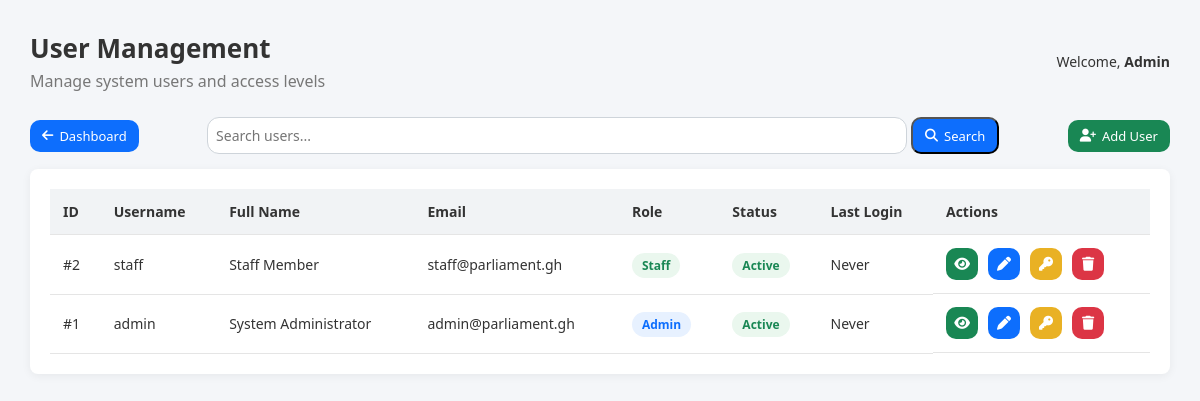
/admin/users.php, run on the app's committed database.
### tables this page shows
CREATE TABLE IF NOT EXISTS users (
    id INT AUTO_INCREMENT PRIMARY KEY,
    username VARCHAR(50) UNIQUE NOT NULL,
    password VARCHAR(255) NOT NULL,
    full_name VARCHAR(100) NOT NULL,
    email VARCHAR(100) UNIQUE NOT NULL,
    role ENUM('admin', 'staff') NOT NULL DEFAULT 'staff',
    status ENUM('active', 'inactive') NOT NULL DEFAULT 'active',
    created_at TIMESTAMP DEFAULT CURRENT_TIMESTAMP,
    updated_at TIMESTAMP DEFAULT CURRENT_TIMESTAMP ON UPDATE CURRENT_TIMESTAMP,
    last_login TIMESTAMP NULL
);

### admin/users.php (the view, shortened to what this page needs)
<?php
$db = new Database();
$conn = $db->getConnection();
$search = trim($_GET['search'] ?? '');
$sql = "SELECT id, username, full_name, email, role, status, created_at, updated_at, last_login
        FROM users";
$sql .= " ORDER BY id DESC";
$stmt = $conn->prepare($sql);
$stmt->execute();
$result = $stmt->get_result();
?>
<!DOCTYPE html>
<html lang="en">
<head>
    <link rel="stylesheet" href="https://cdnjs.cloudflare.com/ajax/libs/font-awesome/6.5.1/css/all.min.css">
    <link rel="stylesheet" href="../css/users.css">
</head>
<body>
    <div class="page-container">
        <div class="page-header">
            <div>
                <h1>User Management</h1>
                <p>Manage system users and access levels</p>
            </div>
            <span class="welcome-text">
                Welcome, <strong><?php echo htmlspecialchars($_SESSION["admin_username"] ?? "Admin"); ?></strong>
            </span>
        </div>
        <div class="table-toolbar">
            <a href="dashboard.php" class="btn btn-secondary">
                <i class="fa fa-arrow-left"></i>Dashboard
            </a>
            <form method="GET" class="search-form">
                <input type="text" name="search" placeholder="Search users..." autocomplete="off"
                    value="<?php echo htmlspecialchars($search); ?>">
                <button type="submit" class="btn btn-edit">
                    <i class="fa fa-search"></i> Search
                </button>
            </form>
            <a href="add_user.php" class="btn btn-add" onclick="openAddUserModal()">
                <i class="fa fa-user-plus"></i> Add User
            </a>
        </div>
        <div class="card">
            <table class="data-table">
                <thead>
                    <tr>
                        <th>ID</th>
                        <th>Username</th>
                        <th>Full Name</th>
                        <th>Email</th>
                        <th>Role</th>
                        <th>Status</th>
                        <th>Last Login</th>
                        <th>Actions</th>
                    </tr>
                </thead>
                <tbody>
                    <?php if (mysqli_num_rows($result) > 0): ?>
                        <?php while ($row = mysqli_fetch_assoc($result)): ?>
                            <tr>
                                <td>#<?php echo $row["id"]; ?></td>
                                <td><?php echo htmlspecialchars($row["username"]); ?></td>
                                <td><?php echo htmlspecialchars($row["full_name"]); ?></td>
                                <td><?php echo htmlspecialchars($row["email"]); ?></td>
                                <td>
                                    <span class="badge role-<?php echo strtolower($row["role"]); ?>">
                                        <?php echo ucfirst($row["role"]); ?>
                                    </span>
                                </td>
                                <td>
                                    <span class="badge status-<?php echo strtolower($row["status"]); ?>">
                                        <?php echo ucfirst($row["status"]); ?>
                                    </span>
                                </td>
                                <td>
                                    <?php echo $row["last_login"]
                                        ? date("M d, Y H:i", strtotime($row["last_login"]))
                                        : "Never"; ?>
                                </td>
                                <td class="actions">
                                    <a href="view_user.php?id=<?php echo $row["id"]; ?>" class="icon-btn view" title="View">
                                        <i class="fa fa-eye"></i>
                                    </a>
                                    <a href="edit_user.php?id=<?php echo $row["id"]; ?>" class="icon-btn edit" title="Edit">
                                        <i class="fa fa-pen"></i>
                                    </a>
                                    <a href="reset_password.php?id=<?php echo $row["id"]; ?>" class="icon-btn reset"
                                        onclick="return confirm('Reset password for this user?');">
                                        <i class="fa fa-key"></i>
                                    </a>
                                    <a href="delete_user.php?id=<?php echo $row["id"]; ?>" class="icon-btn delete"
                                        onclick="return confirm('Delete this user?');">
                                        <i class="fa fa-trash"></i>
                                    </a>
                                </td>
                            </tr>
                        <?php endwhile; ?>
                    <?php else: ?>
                        <tr>
                            <td colspan="8" class="empty-state">No users found</td>
                        </tr>
                    <?php endif; ?>
                </tbody>
            </table>
        </div>
    </div>
</body>
</html>

### css/users.css (style rules this page uses)
* { margin: 0; padding: 0; box-sizing: border-box; font-family: "Segoe UI", Tahoma, sans-serif; }
body { background: #f4f6f9; color: #333; }
.page-container { padding: 30px; max-width: 1400px; margin: auto; }
.page-header { display: flex; justify-content: space-between; align-items: center; margin-bottom: 25px; }
.page-header h1 { font-size: 26px; }
.page-header p { color: #777; margin-top: 4px; }
.welcome-text { font-size: 14px; }
.table-toolbar { display: flex; align-items: center; justify-content: space-between; margin-bottom: 15px; gap: 15px; }
.search-form { display: flex; gap: 4px; margin: 0 auto; }
.search-form input { padding: 8px 8px; border-radius: 12px; border: 1px solid #ced4da; font-size: 14px; min-width: 700px; }
.btn { display: inline-flex; align-items: center; gap: 6px; padding: 7px 12px; border-radius: 10px; font-size: 13px; text-decoration: none; color: #fff; }
.btn-secondary { background: #0d6efd; }
.btn-add { background: #198754; }
.btn-edit { background: #0d6efd; }
.card { background: #fff; border-radius: 8px; padding: 20px; box-shadow: 0 2px 10px rgba(0, 0, 0, 0.06); }
.data-table { width: 100%; border-collapse: collapse; }
.data-table thead { background: #f1f3f5; }
.data-table th, .data-table td { padding: 13px; font-size: 14px; border-bottom: 1px solid #e5e5e5; text-align: left; }
.badge { padding: 4px 10px; border-radius: 20px; font-size: 12px; font-weight: 600; }
.role-admin { background: #e7f1ff; color: #0d6efd; }
.role-staff { background: #eaf7ee; color: #198754; }
.status-active { background: #eaf7ee; color: #198754; }
.actions { display: flex; gap: 10px; }
.icon-btn { width: 32px; height: 32px; border-radius: 10px; display: flex; align-items: center; justify-content: center; text-decoration: none; color: #fff; font-size: 14px; transition: 0.2s ease; }
.icon-btn.view { background: #198754; }
.icon-btn.edit { background: #0d6efd; }
.icon-btn.reset { background: #e9b124; }
.icon-btn.delete { background: #dc3545; }

### data on the page
users: id "2", username "staff", full_name "Staff Member", email "staff@parliament.gh", role "Staff", status "Active", shows "Never"
users: id "1", username "admin", full_name "System Administrator", email "admin@parliament.gh", role "Admin", status "Active", shows "Never"

### other printed values
$_SESSION["admin_username"] "Admin"
